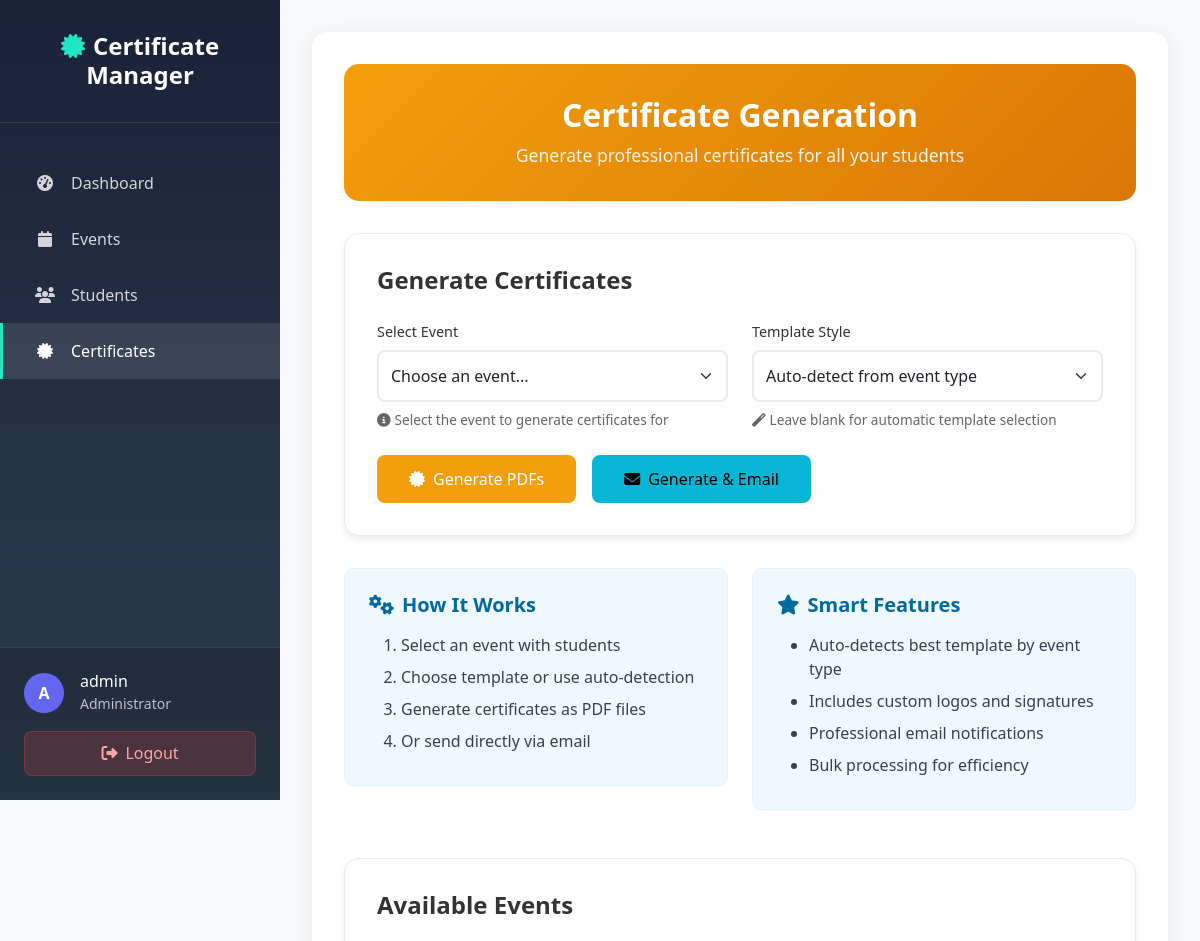
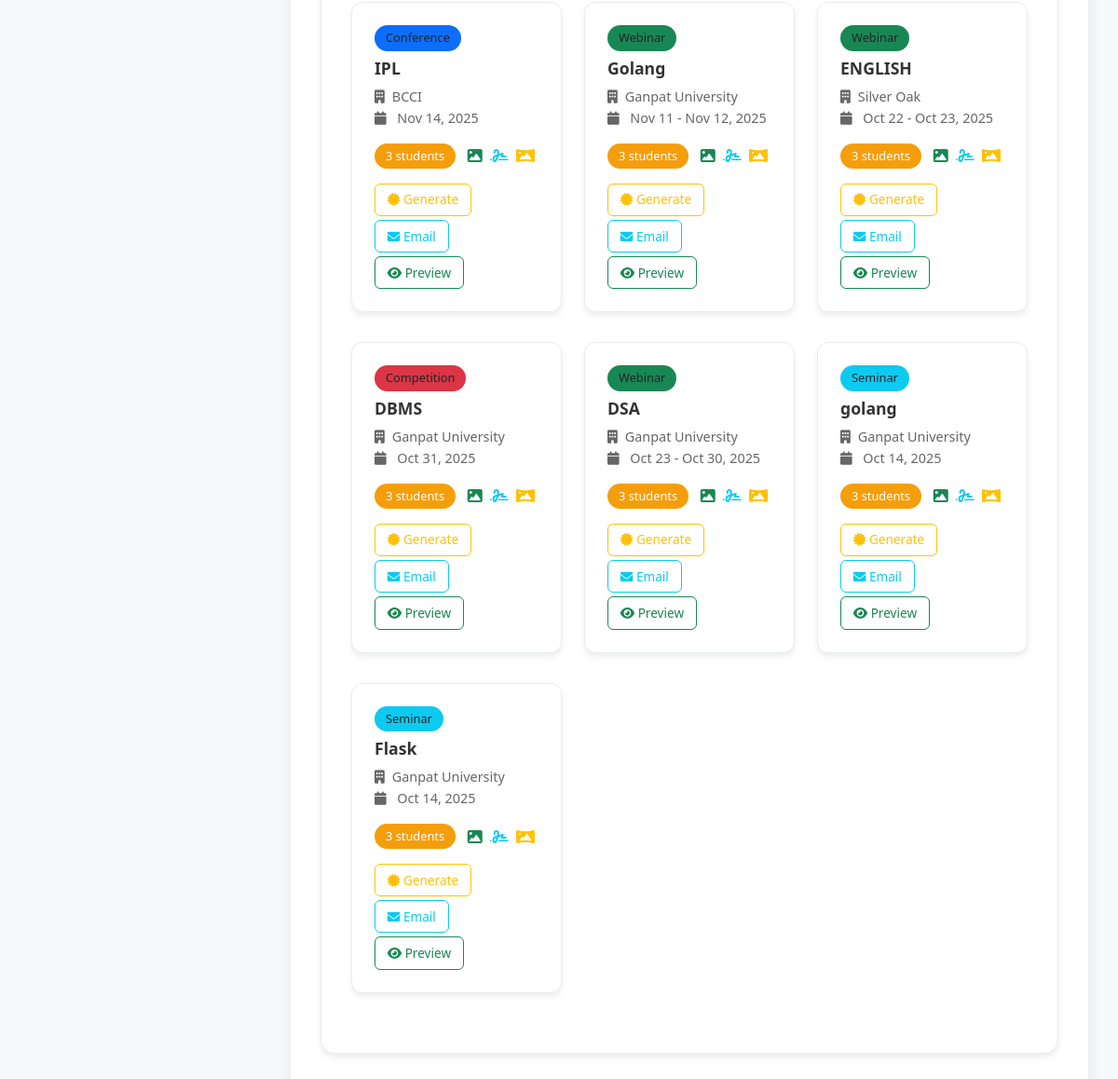
Page /bulk_certificates (signed in) on the committed database (2 pictures, top to bottom).
### models.py (models this page shows, shortened)
class User(UserMixin, db.Model):
    id = db.Column(db.Integer, primary_key=True)
    username = db.Column(db.String(80), unique=True, nullable=False)
    email = db.Column(db.String(120), unique=True, nullable=False)
    password = db.Column(db.String(200), nullable=False)
    is_admin = db.Column(db.Boolean, default=False)
    created_at = db.Column(db.DateTime, default=datetime.utcnow)

class Event(db.Model):
    id = db.Column(db.Integer, primary_key=True)
    title = db.Column(db.String(200), nullable=False)
    event_type = db.Column(SQLEnum(EventType), nullable=False, default=EventType.Workshop)
    organizer = db.Column(db.String(100), nullable=False)
    date = db.Column(db.Date, nullable=False)  # Keep for compatibility if needed
    location = db.Column(db.String(200), nullable=False)
    teacher_id = db.Column(db.Integer, db.ForeignKey('user.id'), nullable=False)
    start_date = db.Column(db.Date, nullable=False)
    end_date = db.Column(db.Date, nullable=False)
    year = db.Column(db.Integer, nullable=False)
    description = db.Column(db.Text, nullable=True)
    logo_path = db.Column(db.String(255), nullable=True)
    signature_path = db.Column(db.String(255), nullable=True)
    background_path = db.Column(db.String(255), nullable=True)
    created_by = db.Column(db.Integer, nullable=True)
    created_at = db.Column(db.DateTime, default=datetime.utcnow, nullable=False)
    updated_at = db.Column(db.DateTime, default=datetime.utcnow, onupdate=datetime.utcnow, nullable=False)

### app.py (the view, shortened to what this page needs)
@app.route('/bulk_certificates', methods=['GET', 'POST'])
@login_required
def bulk_certificates():
    events = Event.query.order_by(Event.created_at.desc()).all()
    templates = CertificateTemplate.query.filter_by(is_active=True).all()
    for event in events:
        event.participant_count = len(event.participants)
    return render_template('bulk_certificates.html', events=events, templates=templates)

### app.py (called while the page is built, shortened)
@login_manager.user_loader
def load_user(user_id):
    try:
        return User.query.get(int(user_id))
    except:
        return None

@app.before_request
def initialize_database():
    global _initialization_done

@app.context_processor
def inject_current_year():
    return {'current_year': datetime.now().year}

@app.context_processor
def inject_event_types():
    return {'EventType': EventType}

### templates/bulk_certificates.html (shortened to what this page needs)
{% extends "base.html" %}
{% block content %}
<div class="certificate-header">
    <h1 style="font-size: 2rem; font-weight: 600; margin-bottom: 0.5rem;">Certificate Generation</h1>
    <p style="font-size: 1.1rem; opacity: 0.9; margin: 0;">Generate professional certificates for all your students</p>
</div>
<div class="generate-card">
    <h2 class="section-title">Generate Certificates</h2>
    <form method="POST">
        <div class="row">
            <div class="col-md-6">
                <div class="form-group">
                    <label class="form-label">Select Event</label>
                    <select class="form-select" name="event_id" required>
                        <option value="">Choose an event...</option>
                    </select>
                    <div class="form-help">
                        <i class="fas fa-info-circle me-1"></i>Select the event to generate certificates for
                    </div>
                </div>
            </div>
            <div class="col-md-6">
                <div class="form-group">
                    <label class="form-label">Template Style</label>
                    <select class="form-select" name="template_id">
                        <option value="">Auto-detect from event type</option>
                    </select>
                    <div class="form-help">
                        <i class="fas fa-magic me-1"></i>Leave blank for automatic template selection
                    </div>
                </div>
            </div>
        </div>
        <div class="d-flex flex-wrap gap-2">
            <button type="submit" name="action" value="generate" class="btn btn-warning">
                <i class="fas fa-certificate me-2"></i>Generate PDFs
            </button>
            <button type="button" class="btn btn-info" onclick="generateAndEmail()">
                <i class="fas fa-envelope me-2"></i>Generate & Email
            </button>
        </div>
    </form>
</div>
<div class="row mb-4">
    <div class="col-md-6">
        <div class="info-card">
            <h5><i class="fas fa-cogs me-2"></i>How It Works</h5>
            <ol>
                <li>Select an event with students</li>
                <li>Choose template or use auto-detection</li>
                <li>Generate certificates as PDF files</li>
                <li>Or send directly via email</li>
            </ol>
        </div>
    </div>
    <div class="col-md-6">
        <div class="info-card">
            <h5><i class="fas fa-star me-2"></i>Smart Features</h5>
            <ul>
                <li>Auto-detects best template by event type</li>
                <li>Includes custom logos and signatures</li>
                <li>Professional email notifications</li>
                <li>Bulk processing for efficiency</li>
            </ul>
        </div>
    </div>
</div>
{% if events %}
<div class="generate-card">
    <h2 class="section-title">Available Events</h2>
    <div class="row">
        {% for event in events %}
        <div class="col-lg-6 col-xl-4 mb-3">
            <div class="event-card">
                {% set type_colors = {
                    'Seminar': 'bg-info',
                    'Webinar': 'bg-success',
                    'Workshop': 'bg-warning',
                    'Conference': 'bg-primary',
                    'Lecture': 'bg-secondary',
                    'Training': 'bg-dark',
                    'Competition': 'bg-danger',
                    'Hackathon': 'bg-info'
                } %}
                <span class="event-type {{ type_colors.get(event.event_type.value, 'bg-light text-dark') }}">
                    {{ event.event_type.value }}
                </span>
                <h5 class="event-title">{{ event.title }}</h5>
                <div class="event-details">
                    <div><i class="fas fa-building me-2"></i>{{ event.organizer }}</div>
                    <div><i class="fas fa-calendar me-2"></i>
                        {% if event.start_date and event.end_date %}
                            {% if event.start_date == event.end_date %}
                                {{ event.start_date.strftime('%b %d, %Y') }}
                            {% else %}
                                {{ event.start_date.strftime('%b %d') }} - {{ event.end_date.strftime('%b %d, %Y') }}
                            {% endif %}
                        {% else %}
                            {{ event.date.strftime('%b %d, %Y') if event.date else 'No date set' }}
                        {% endif %}
                    </div>
                </div>
                <div class="d-flex justify-content-between align-items-center mb-3">
                    <span class="student-badge">{{ event.participants|length or 0 }} students</span>
                    {% if event.logo_path or event.signature_path or event.background_path %}
                    <div>
                        {% if event.logo_path %}<i class="fas fa-image text-success me-1" title="Has Logo"></i>{% endif %}
                        {% if event.signature_path %}<i class="fas fa-signature text-info me-1" title="Has Signature"></i>{% endif %}
                        {% if event.background_path %}<i class="fas fa-panorama text-warning me-1" title="Has Background"></i>{% endif %}
                    </div>
                    {% endif %}
                </div>
                {% if event.participants and event.participants|length > 0 %}
                <div class="d-flex flex-wrap gap-1">
                    <button class="action-btn btn btn-outline-warning btn-sm" onclick="generateForEvent({{ event.id }}, '{{ event.title }}')">
                        <i class="fas fa-certificate"></i> Generate
                    </button>
                    <button class="action-btn btn btn-outline-info btn-sm" onclick="emailForEvent({{ event.id }}, '{{ event.title }}')">
                        <i class="fas fa-envelope"></i> Email
                    </button>
                    <a href="{{ url_for('preview_certificate_html', event_id=event.id, student_id=event.participants[0].student.id) }}"
                       class="action-btn btn btn-outline-success btn-sm" target="_blank">
                        <i class="fas fa-eye"></i> Preview
                    </a>
                </div>
                {% else %}
                <div class="text-center text-muted">
                    <small>No students enrolled</small>
                </div>
                {% endif %}
            </div>
        </div>
        {% endfor %}
    </div>
</div>
{% endif %}
{% endblock %}

### templates/base.html (shortened to what this page needs)
<!DOCTYPE html>
<html lang="en">
<head>
    <link href="https://cdn.jsdelivr.net/npm/bootstrap@5.3.2/dist/css/bootstrap.min.css" rel="stylesheet">
    <link rel="stylesheet" href="https://cdnjs.cloudflare.com/ajax/libs/font-awesome/6.5.1/css/all.min.css">
</head>
<body>
    <div class="sidebar-layout">
        <div class="sidebar">
            <div class="sidebar-brand">
                <h4><i class="fas fa-certificate"></i>Certificate Manager</h4>
            </div>
            <nav class="sidebar-nav">
                <a href="{{ url_for('dashboard') }}" class="sidebar-nav-link {{ 'active' if request.endpoint == 'dashboard' }}">
                    <i class="fas fa-tachometer-alt"></i>
                    <span>Dashboard</span>
                </a>
                <a href="{{ url_for('events') }}" class="sidebar-nav-link {{ 'active' if request.endpoint == 'events' }}">
                    <i class="fas fa-calendar"></i>
                    <span>Events</span>
                </a>
                <a href="{{ url_for('upload_students') }}" class="sidebar-nav-link {{ 'active' if request.endpoint == 'upload_students' }}">
                    <i class="fas fa-users"></i>
                    <span>Students</span>
                </a>
                <a href="{{ url_for('bulk_certificates') }}" class="sidebar-nav-link {{ 'active' if request.endpoint == 'bulk_certificates' }}">
                    <i class="fas fa-certificate"></i>
                    <span>Certificates</span>
                </a>
            </nav>
            <div class="sidebar-user">
                <div class="user-info">
                    <div class="user-avatar">
                        {{ current_user.username[0].upper() if current_user.username else 'U' }}
                    </div>
                    <div>
                        <h6 style="margin:0;color:white;">{{ current_user.username or 'User' }}</h6>
                        <small style="color:rgba(255,255,255,0.7);">Administrator</small>
                    </div>
                </div>
                <a href="{{ url_for('logout') }}" class="logout-btn">
                    <i class="fas fa-sign-out-alt"></i>
                    <span>Logout</span>
                </a>
            </div>
        </div>
        <div class="main-content">
            <div class="content-wrapper">
                {% block content %}{% endblock %}
            </div>
        </div>
    </div>
</body>
</html>

### templates/base.html (style rules this page uses)
body { font-family: system-ui, sans-serif; background: #f8f9fa; margin: 0; }
.sidebar-layout { display: flex; min-height: 100vh; }
.sidebar { width: 280px; background: linear-gradient(180deg, #1a2238 0%, #2c3e50 100%); color: white; position: fixed; top: 0; left: 0; height: 100vh; overflow-y: auto; z-index: 1000; }
.sidebar-brand { padding: 2rem; text-align: center; border-bottom: 1px solid rgba(255,255,255,0.1); }
.sidebar-brand h4 { color: white; font-weight: 700; margin: 0; }
.sidebar-brand i { color: #21e6c1; margin-right: 0.5rem; }
.sidebar-nav { padding: 2rem 0; }
.sidebar-nav-link { display: flex; align-items: center; padding: 1rem 2rem; color: rgba(255,255,255,0.8); text-decoration: none; transition: all 0.3s; border-left: 3px solid transparent; }
.sidebar-nav-link:hover, .sidebar-nav-link.active { background: rgba(255,255,255,0.1); color: white; border-left-color: #21e6c1; text-decoration: none; }
.sidebar-nav-link i { width: 20px; margin-right: 1rem; text-align: center; }
.sidebar-user { position: absolute; bottom: 0; left: 0; right: 0; padding: 1.5rem; border-top: 1px solid rgba(255,255,255,0.1); background: rgba(0,0,0,0.2); }
.user-info { display: flex; align-items: center; margin-bottom: 1rem; }
.user-avatar { width: 40px; height: 40px; background: #6366f1; border-radius: 50%; display: flex; align-items: center; justify-content: center; margin-right: 1rem; color: white; font-weight: 700; }
.logout-btn { background: rgba(239,68,68,0.2); border: 1px solid rgba(239,68,68,0.3); color: #fca5a5; padding: 0.6rem 1rem; border-radius: 8px; text-decoration: none; display: flex; align-items: center; justify-content: center; gap: 0.5rem; width: 100%; transition: all 0.3s; }
.main-content { margin-left: 280px; padding: 2rem; min-height: 100vh; flex: 1; }
.content-wrapper { background: white; border-radius: 15px; box-shadow: 0 4px 20px rgba(0,0,0,0.08); padding: 2rem; min-height: calc(100vh - 4rem); }

### templates/bulk_certificates.html (style rules this page uses)
.certificate-header { background: linear-gradient(135deg, #f59e0b 0%, #d97706 100%); color: white; padding: 2rem; border-radius: 15px; margin-bottom: 2rem; text-align: center; }
.section-title { font-size: 1.5rem; font-weight: 600; margin-bottom: 1.5rem; color: #333; }
.generate-card { background: white; border-radius: 15px; padding: 2rem; box-shadow: 0 4px 6px rgba(0,0,0,0.07); border: 1px solid #e9ecef; margin-bottom: 2rem; }
.form-group { margin-bottom: 1.5rem; }
.form-label { font-weight: 500; color: #333; margin-bottom: 0.5rem; font-size: 0.9rem; }
.form-control, .form-select { border: 2px solid #e9ecef; border-radius: 8px; padding: 0.75rem; transition: all 0.2s ease; }
.btn-warning { background: #f59e0b; border: none; color: white; border-radius: 8px; padding: 0.75rem 2rem; font-weight: 500; transition: all 0.2s ease; margin-right: 0.5rem; }
.btn-info { background: #06b6d4; border: none; border-radius: 8px; padding: 0.75rem 2rem; font-weight: 500; transition: all 0.2s ease; }
.info-card { background: #f0f9ff; border: 1px solid #e0f2fe; border-radius: 10px; padding: 1.5rem; margin-bottom: 1.5rem; }
.info-card h5 { color: #0369a1; font-weight: 600; margin-bottom: 1rem; }
.info-card ul, .info-card ol { margin-bottom: 0; color: #374151; }
.info-card li { margin-bottom: 0.5rem; line-height: 1.5; }
.event-card { background: white; border-radius: 12px; padding: 1.5rem; box-shadow: 0 4px 6px rgba(0,0,0,0.07); border: 1px solid #e9ecef; margin-bottom: 1rem; transition: all 0.2s ease; }
.event-title { font-size: 1.1rem; font-weight: 600; color: #333; margin-bottom: 0.5rem; }
.event-details { color: #666; font-size: 0.9rem; line-height: 1.6; margin-bottom: 1rem; }
.event-type { display: inline-block; padding: 0.25rem 0.75rem; border-radius: 15px; font-size: 0.8rem; font-weight: 500; margin-bottom: 0.5rem; }
.student-badge { background: #f59e0b; color: white; padding: 0.25rem 0.75rem; border-radius: 15px; font-size: 0.8rem; font-weight: 500; }
.action-btn { padding: 0.4rem 0.8rem; font-size: 0.85rem; border-radius: 6px; margin-right: 0.5rem; text-decoration: none; transition: all 0.2s ease; }
.form-help { font-size: 0.85rem; color: #666; margin-top: 0.5rem; }

### rows in the picture
User: username "A", username "admin"
Event: event_type.value "Conference", title "IPL", organizer "BCCI", start_date "Nov 14, 2025", participants|length "3"
Event: event_type.value "Webinar", title "Golang", organizer "Ganpat University", start_date "Nov 11", end_date "Nov 12, 2025", participants|length "3"
Event: event_type.value "Webinar", title "ENGLISH", organizer "Silver Oak", start_date "Oct 22", end_date "Oct 23, 2025", participants|length "3"
Event: event_type.value "Competition", title "DBMS", organizer "Ganpat University", start_date "Oct 31, 2025", participants|length "3"
Event: event_type.value "Webinar", title "DSA", organizer "Ganpat University", start_date "Oct 23", end_date "Oct 30, 2025", participants|length "3"
Event: event_type.value "Seminar", title "golang", organizer "Ganpat University", start_date "Oct 14, 2025", participants|length "3"
Event: event_type.value "Seminar", title "Flask", organizer "Ganpat University", start_date "Oct 14, 2025", participants|length "3"
